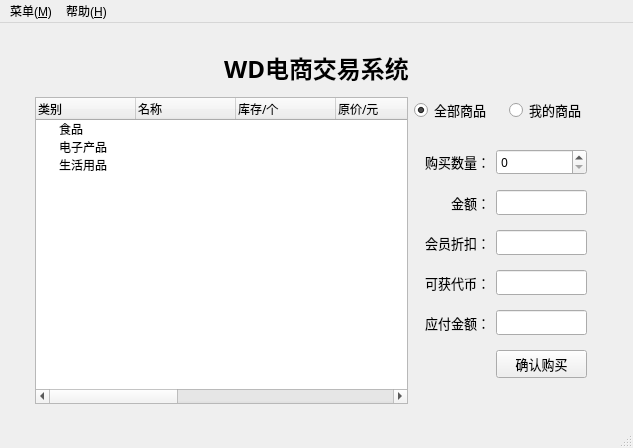
<?xml version="1.0" encoding="UTF-8"?>
<ui version="4.0">
 <class>MainWindow</class>
 <widget class="QMainWindow" name="MainWindow">
  <property name="geometry">
   <rect>
    <x>0</x>
    <y>0</y>
    <width>633</width>
    <height>448</height>
   </rect>
  </property>
  <property name="sizePolicy">
   <sizepolicy hsizetype="MinimumExpanding" vsizetype="MinimumExpanding">
    <horstretch>0</horstretch>
    <verstretch>0</verstretch>
   </sizepolicy>
  </property>
  <property name="minimumSize">
   <size>
    <width>600</width>
    <height>400</height>
   </size>
  </property>
  <property name="focusPolicy">
   <enum>Qt::StrongFocus</enum>
  </property>
  <property name="windowTitle">
   <string>WD_version1</string>
  </property>
  <widget class="QWidget" name="centralWidget">
   <property name="minimumSize">
    <size>
     <width>553</width>
     <height>378</height>
    </size>
   </property>
   <layout class="QGridLayout" name="gridLayout">
    <item row="0" column="0">
     <widget class="QStackedWidget" name="stackedWidget">
      <property name="sizePolicy">
       <sizepolicy hsizetype="Preferred" vsizetype="Preferred">
        <horstretch>0</horstretch>
        <verstretch>0</verstretch>
       </sizepolicy>
      </property>
      <property name="minimumSize">
       <size>
        <width>535</width>
        <height>360</height>
       </size>
      </property>
      <property name="font">
       <font>
        <family>微软雅黑</family>
       </font>
      </property>
      <property name="autoFillBackground">
       <bool>false</bool>
      </property>
      <property name="currentIndex">
       <number>2</number>
      </property>
      <widget class="QWidget" name="loginPage">
       <layout class="QGridLayout" name="gridLayout_2" rowstretch="8,1,3,1,1,1,1,8" columnstretch="6,2,2,1,2,8">
        <item row="0" column="3">
         <spacer name="verticalSpacer">
          <property name="font">
           <font>
            <family>微软雅黑</family>
           </font>
          </property>
          <property name="orientation">
           <enum>Qt::Vertical</enum>
          </property>
          <property name="sizeHint" stdset="0">
           <size>
            <width>20</width>
            <height>109</height>
           </size>
          </property>
         </spacer>
        </item>
        <item row="2" column="3">
         <spacer name="verticalSpacer_2">
          <property name="font">
           <font>
            <family>微软雅黑</family>
           </font>
          </property>
          <property name="orientation">
           <enum>Qt::Vertical</enum>
          </property>
          <property name="sizeHint" stdset="0">
           <size>
            <width>20</width>
            <height>53</height>
           </size>
          </property>
         </spacer>
        </item>
        <item row="3" column="2" colspan="3">
         <widget class="QLineEdit" name="lineEdit_user_login">
          <property name="font">
           <font>
            <family>微软雅黑</family>
           </font>
          </property>
         </widget>
        </item>
        <item row="4" column="0">
         <spacer name="horizontalSpacer">
          <property name="font">
           <font>
            <family>微软雅黑</family>
           </font>
          </property>
          <property name="orientation">
           <enum>Qt::Horizontal</enum>
          </property>
          <property name="sizeHint" stdset="0">
           <size>
            <width>178</width>
            <height>20</height>
           </size>
          </property>
         </spacer>
        </item>
        <item row="4" column="1">
         <widget class="QLabel" name="label_pwd_login">
          <property name="font">
           <font>
            <family>微软雅黑</family>
           </font>
          </property>
          <property name="text">
           <string>密码：</string>
          </property>
          <property name="alignment">
           <set>Qt::AlignRight|Qt::AlignTrailing|Qt::AlignVCenter</set>
          </property>
         </widget>
        </item>
        <item row="4" column="2" colspan="3">
         <widget class="QLineEdit" name="lineEdit_pwd_login">
          <property name="font">
           <font>
            <family>微软雅黑</family>
           </font>
          </property>
          <property name="echoMode">
           <enum>QLineEdit::Password</enum>
          </property>
         </widget>
        </item>
        <item row="4" column="5">
         <spacer name="horizontalSpacer_2">
          <property name="font">
           <font>
            <family>微软雅黑</family>
           </font>
          </property>
          <property name="orientation">
           <enum>Qt::Horizontal</enum>
          </property>
          <property name="sizeHint" stdset="0">
           <size>
            <width>178</width>
            <height>20</height>
           </size>
          </property>
         </spacer>
        </item>
        <item row="5" column="2">
         <widget class="QPushButton" name="pushButton_login">
          <property name="enabled">
           <bool>false</bool>
          </property>
          <property name="font">
           <font>
            <family>微软雅黑</family>
           </font>
          </property>
          <property name="text">
           <string>登录</string>
          </property>
         </widget>
        </item>
        <item row="5" column="3">
         <spacer name="horizontalSpacer_4">
          <property name="font">
           <font>
            <family>微软雅黑</family>
           </font>
          </property>
          <property name="orientation">
           <enum>Qt::Horizontal</enum>
          </property>
          <property name="sizeHint" stdset="0">
           <size>
            <width>39</width>
            <height>20</height>
           </size>
          </property>
         </spacer>
        </item>
        <item row="5" column="4">
         <widget class="QPushButton" name="pushButton_quit">
          <property name="font">
           <font>
            <family>微软雅黑</family>
           </font>
          </property>
          <property name="text">
           <string>退出</string>
          </property>
         </widget>
        </item>
        <item row="6" column="2" colspan="3">
         <widget class="QPushButton" name="pushButton_now">
          <property name="font">
           <font>
            <family>微软雅黑</family>
           </font>
          </property>
          <property name="text">
           <string>没有账号？ 点我注册</string>
          </property>
         </widget>
        </item>
        <item row="7" column="3">
         <spacer name="verticalSpacer_3">
          <property name="font">
           <font>
            <family>微软雅黑</family>
           </font>
          </property>
          <property name="orientation">
           <enum>Qt::Vertical</enum>
          </property>
          <property name="sizeHint" stdset="0">
           <size>
            <width>20</width>
            <height>70</height>
           </size>
          </property>
         </spacer>
        </item>
        <item row="1" column="2" colspan="3">
         <widget class="QLabel" name="label_head_0">
          <property name="font">
           <font>
            <family>微软雅黑</family>
            <pointsize>18</pointsize>
            <weight>75</weight>
            <bold>true</bold>
           </font>
          </property>
          <property name="text">
           <string>WD电商交易系统</string>
          </property>
          <property name="alignment">
           <set>Qt::AlignCenter</set>
          </property>
         </widget>
        </item>
        <item row="3" column="1">
         <widget class="QLabel" name="label_user_login">
          <property name="font">
           <font>
            <family>微软雅黑</family>
           </font>
          </property>
          <property name="text">
           <string>用户名：</string>
          </property>
          <property name="alignment">
           <set>Qt::AlignRight|Qt::AlignTrailing|Qt::AlignVCenter</set>
          </property>
         </widget>
        </item>
       </layout>
      </widget>
      <widget class="QWidget" name="registerPage">
       <layout class="QGridLayout" name="gridLayout_3" rowstretch="8,1,3,1,1,1,1,8,8" columnstretch="6,2,2,1,2,8">
        <item row="0" column="3">
         <spacer name="verticalSpacer_6">
          <property name="orientation">
           <enum>Qt::Vertical</enum>
          </property>
          <property name="sizeHint" stdset="0">
           <size>
            <width>20</width>
            <height>72</height>
           </size>
          </property>
         </spacer>
        </item>
        <item row="1" column="2" colspan="3">
         <widget class="QLabel" name="label_head_1">
          <property name="font">
           <font>
            <family>微软雅黑</family>
            <pointsize>18</pointsize>
            <weight>75</weight>
            <bold>true</bold>
           </font>
          </property>
          <property name="text">
           <string>WD电商交易系统</string>
          </property>
          <property name="alignment">
           <set>Qt::AlignCenter</set>
          </property>
         </widget>
        </item>
        <item row="2" column="3">
         <spacer name="verticalSpacer_4">
          <property name="font">
           <font>
            <family>微软雅黑</family>
           </font>
          </property>
          <property name="orientation">
           <enum>Qt::Vertical</enum>
          </property>
          <property name="sizeHint" stdset="0">
           <size>
            <width>20</width>
            <height>25</height>
           </size>
          </property>
         </spacer>
        </item>
        <item row="3" column="1">
         <widget class="QLabel" name="label_user_register">
          <property name="text">
           <string>用户名：</string>
          </property>
          <property name="alignment">
           <set>Qt::AlignRight|Qt::AlignTrailing|Qt::AlignVCenter</set>
          </property>
         </widget>
        </item>
        <item row="3" column="2" colspan="3">
         <widget class="QLineEdit" name="lineEdit_user_register"/>
        </item>
        <item row="4" column="0">
         <spacer name="horizontalSpacer_8">
          <property name="orientation">
           <enum>Qt::Horizontal</enum>
          </property>
          <property name="sizeHint" stdset="0">
           <size>
            <width>124</width>
            <height>20</height>
           </size>
          </property>
         </spacer>
        </item>
        <item row="4" column="1">
         <widget class="QLabel" name="label_pwd_register">
          <property name="text">
           <string>密码：</string>
          </property>
          <property name="alignment">
           <set>Qt::AlignRight|Qt::AlignTrailing|Qt::AlignVCenter</set>
          </property>
         </widget>
        </item>
        <item row="4" column="2" colspan="3">
         <widget class="QLineEdit" name="lineEdit_pwd_register">
          <property name="echoMode">
           <enum>QLineEdit::Password</enum>
          </property>
         </widget>
        </item>
        <item row="4" column="5">
         <spacer name="horizontalSpacer_9">
          <property name="orientation">
           <enum>Qt::Horizontal</enum>
          </property>
          <property name="sizeHint" stdset="0">
           <size>
            <width>167</width>
            <height>20</height>
           </size>
          </property>
         </spacer>
        </item>
        <item row="5" column="1">
         <widget class="QLabel" name="label_pwd_repeat">
          <property name="text">
           <string>重复：</string>
          </property>
          <property name="alignment">
           <set>Qt::AlignRight|Qt::AlignTrailing|Qt::AlignVCenter</set>
          </property>
         </widget>
        </item>
        <item row="5" column="2" colspan="3">
         <widget class="QLineEdit" name="lineEdit_pwd_repeat">
          <property name="echoMode">
           <enum>QLineEdit::Password</enum>
          </property>
         </widget>
        </item>
        <item row="6" column="2">
         <widget class="QRadioButton" name="radioButton_buyer">
          <property name="text">
           <string>买家</string>
          </property>
          <property name="checked">
           <bool>true</bool>
          </property>
          <attribute name="buttonGroup">
           <string notr="true">buttonGroup</string>
          </attribute>
         </widget>
        </item>
        <item row="6" column="3">
         <spacer name="horizontalSpacer_6">
          <property name="font">
           <font>
            <family>微软雅黑</family>
           </font>
          </property>
          <property name="orientation">
           <enum>Qt::Horizontal</enum>
          </property>
          <property name="sizeHint" stdset="0">
           <size>
            <width>24</width>
            <height>20</height>
           </size>
          </property>
         </spacer>
        </item>
        <item row="6" column="4">
         <widget class="QRadioButton" name="radioButton_seller">
          <property name="text">
           <string>卖家</string>
          </property>
          <attribute name="buttonGroup">
           <string notr="true">buttonGroup</string>
          </attribute>
         </widget>
        </item>
        <item row="7" column="2">
         <widget class="QPushButton" name="pushButton_register">
          <property name="enabled">
           <bool>false</bool>
          </property>
          <property name="text">
           <string>注册</string>
          </property>
         </widget>
        </item>
        <item row="7" column="3">
         <spacer name="horizontalSpacer_7">
          <property name="font">
           <font>
            <family>微软雅黑</family>
           </font>
          </property>
          <property name="orientation">
           <enum>Qt::Horizontal</enum>
          </property>
          <property name="sizeHint" stdset="0">
           <size>
            <width>24</width>
            <height>20</height>
           </size>
          </property>
         </spacer>
        </item>
        <item row="7" column="4">
         <widget class="QPushButton" name="pushButton_back">
          <property name="text">
           <string>返回</string>
          </property>
         </widget>
        </item>
        <item row="8" column="3">
         <spacer name="verticalSpacer_5">
          <property name="orientation">
           <enum>Qt::Vertical</enum>
          </property>
          <property name="sizeHint" stdset="0">
           <size>
            <width>20</width>
            <height>40</height>
           </size>
          </property>
         </spacer>
        </item>
       </layout>
      </widget>
      <widget class="QWidget" name="mainPage">
       <layout class="QGridLayout" name="gridLayout_5" rowstretch="1,1,6" columnstretch="1,28,2,2,1">
        <item row="0" column="1" colspan="3">
         <widget class="QLabel" name="label_head_2">
          <property name="font">
           <font>
            <family>微软雅黑</family>
            <pointsize>18</pointsize>
            <weight>75</weight>
            <bold>true</bold>
           </font>
          </property>
          <property name="text">
           <string>WD电商交易系统</string>
          </property>
          <property name="alignment">
           <set>Qt::AlignCenter</set>
          </property>
         </widget>
        </item>
        <item row="1" column="1" rowspan="2">
         <widget class="QTreeWidget" name="treeWidget">
          <property name="rootIsDecorated">
           <bool>true</bool>
          </property>
          <property name="sortingEnabled">
           <bool>false</bool>
          </property>
          <attribute name="headerHighlightSections">
           <bool>false</bool>
          </attribute>
          <column>
           <property name="text">
            <string>类别</string>
           </property>
          </column>
          <column>
           <property name="text">
            <string>名称</string>
           </property>
          </column>
          <column>
           <property name="text">
            <string>库存/个</string>
           </property>
          </column>
          <column>
           <property name="text">
            <string>原价/元</string>
           </property>
          </column>
          <column>
           <property name="text">
            <string>现价/元</string>
           </property>
          </column>
          <column>
           <property name="text">
            <string>卖家</string>
           </property>
          </column>
          <column>
           <property name="text">
            <string>生产日期</string>
           </property>
          </column>
          <column>
           <property name="text">
            <string>有效期</string>
           </property>
          </column>
          <column>
           <property name="text">
            <string>降价期</string>
           </property>
          </column>
          <column>
           <property name="text">
            <string>降价因子</string>
           </property>
          </column>
          <item>
           <property name="text">
            <string>食品</string>
           </property>
           <property name="text">
            <string/>
           </property>
           <property name="text">
            <string/>
           </property>
           <property name="text">
            <string/>
           </property>
           <property name="text">
            <string/>
           </property>
           <property name="text">
            <string/>
           </property>
           <property name="text">
            <string/>
           </property>
           <property name="text">
            <string/>
           </property>
           <property name="text">
            <string/>
           </property>
           <property name="text">
            <string/>
           </property>
          </item>
          <item>
           <property name="text">
            <string>电子产品</string>
           </property>
           <property name="text">
            <string/>
           </property>
           <property name="text">
            <string/>
           </property>
           <property name="text">
            <string/>
           </property>
           <property name="text">
            <string/>
           </property>
           <property name="text">
            <string/>
           </property>
           <property name="text">
            <string/>
           </property>
           <property name="text">
            <string/>
           </property>
           <property name="text">
            <string/>
           </property>
           <property name="text">
            <string/>
           </property>
          </item>
          <item>
           <property name="text">
            <string>生活用品</string>
           </property>
           <property name="text">
            <string/>
           </property>
           <property name="text">
            <string/>
           </property>
           <property name="text">
            <string/>
           </property>
           <property name="text">
            <string/>
           </property>
           <property name="text">
            <string/>
           </property>
           <property name="text">
            <string/>
           </property>
           <property name="text">
            <string/>
           </property>
           <property name="text">
            <string/>
           </property>
           <property name="text">
            <string/>
           </property>
          </item>
         </widget>
        </item>
        <item row="1" column="2">
         <widget class="QRadioButton" name="radioButton">
          <property name="font">
           <font>
            <pointsize>10</pointsize>
           </font>
          </property>
          <property name="text">
           <string>全部商品</string>
          </property>
          <property name="checked">
           <bool>true</bool>
          </property>
          <attribute name="buttonGroup">
           <string notr="true">buttonGroup_2</string>
          </attribute>
         </widget>
        </item>
        <item row="1" column="3">
         <widget class="QRadioButton" name="radioButton_2">
          <property name="font">
           <font>
            <pointsize>10</pointsize>
           </font>
          </property>
          <property name="text">
           <string>我的商品</string>
          </property>
          <attribute name="buttonGroup">
           <string notr="true">buttonGroup_2</string>
          </attribute>
         </widget>
        </item>
        <item row="2" column="0">
         <spacer name="horizontalSpacer_3">
          <property name="orientation">
           <enum>Qt::Horizontal</enum>
          </property>
          <property name="sizeHint" stdset="0">
           <size>
            <width>22</width>
            <height>20</height>
           </size>
          </property>
         </spacer>
        </item>
        <item row="2" column="2" colspan="2">
         <widget class="QStackedWidget" name="stackedWidget_2">
          <property name="currentIndex">
           <number>0</number>
          </property>
          <widget class="QWidget" name="page_buyer">
           <layout class="QGridLayout" name="gridLayout_4" columnstretch="1,1,0">
            <item row="0" column="2">
             <widget class="QSpinBox" name="spinBox_buyer">
              <property name="readOnly">
               <bool>false</bool>
              </property>
             </widget>
            </item>
            <item row="0" column="0">
             <widget class="QLabel" name="label_amount">
              <property name="font">
               <font>
                <family>微软雅黑</family>
                <pointsize>10</pointsize>
                <weight>50</weight>
                <bold>false</bold>
               </font>
              </property>
              <property name="text">
               <string>购买数量：</string>
              </property>
              <property name="alignment">
               <set>Qt::AlignRight|Qt::AlignTrailing|Qt::AlignVCenter</set>
              </property>
             </widget>
            </item>
            <item row="1" column="0">
             <widget class="QLabel" name="label_price">
              <property name="font">
               <font>
                <family>微软雅黑</family>
                <pointsize>10</pointsize>
                <weight>50</weight>
                <bold>false</bold>
               </font>
              </property>
              <property name="text">
               <string>金额：</string>
              </property>
              <property name="alignment">
               <set>Qt::AlignRight|Qt::AlignTrailing|Qt::AlignVCenter</set>
              </property>
             </widget>
            </item>
            <item row="1" column="2">
             <widget class="QLineEdit" name="lineEdit_price">
              <property name="readOnly">
               <bool>true</bool>
              </property>
             </widget>
            </item>
            <item row="2" column="0">
             <widget class="QLabel" name="label_discount">
              <property name="font">
               <font>
                <family>微软雅黑</family>
                <pointsize>10</pointsize>
               </font>
              </property>
              <property name="text">
               <string>会员折扣：</string>
              </property>
              <property name="alignment">
               <set>Qt::AlignRight|Qt::AlignTrailing|Qt::AlignVCenter</set>
              </property>
             </widget>
            </item>
            <item row="3" column="0">
             <widget class="QLabel" name="label_token">
              <property name="font">
               <font>
                <family>微软雅黑</family>
                <pointsize>10</pointsize>
               </font>
              </property>
              <property name="text">
               <string>可获代币：</string>
              </property>
              <property name="alignment">
               <set>Qt::AlignRight|Qt::AlignTrailing|Qt::AlignVCenter</set>
              </property>
             </widget>
            </item>
            <item row="4" column="0">
             <widget class="QLabel" name="label_real">
              <property name="font">
               <font>
                <family>微软雅黑</family>
                <pointsize>10</pointsize>
               </font>
              </property>
              <property name="text">
               <string>应付金额：</string>
              </property>
              <property name="alignment">
               <set>Qt::AlignRight|Qt::AlignTrailing|Qt::AlignVCenter</set>
              </property>
             </widget>
            </item>
            <item row="5" column="2">
             <widget class="QPushButton" name="pushButton_buy">
              <property name="font">
               <font>
                <family>微软雅黑</family>
                <pointsize>10</pointsize>
               </font>
              </property>
              <property name="text">
               <string>确认购买</string>
              </property>
              <property name="checkable">
               <bool>false</bool>
              </property>
             </widget>
            </item>
            <item row="2" column="2">
             <widget class="QLineEdit" name="lineEdit_discount">
              <property name="readOnly">
               <bool>true</bool>
              </property>
             </widget>
            </item>
            <item row="3" column="2">
             <widget class="QLineEdit" name="lineEdit_token">
              <property name="readOnly">
               <bool>true</bool>
              </property>
             </widget>
            </item>
            <item row="4" column="2">
             <widget class="QLineEdit" name="lineEdit_real">
              <property name="readOnly">
               <bool>true</bool>
              </property>
             </widget>
            </item>
           </layout>
          </widget>
          <widget class="QWidget" name="page_seller">
           <layout class="QGridLayout" name="gridLayout_6">
            <item row="0" column="0">
             <widget class="QLabel" name="label_in">
              <property name="font">
               <font>
                <family>微软雅黑</family>
                <pointsize>10</pointsize>
               </font>
              </property>
              <property name="text">
               <string>进货数量：</string>
              </property>
              <property name="alignment">
               <set>Qt::AlignRight|Qt::AlignTrailing|Qt::AlignVCenter</set>
              </property>
             </widget>
            </item>
            <item row="0" column="1">
             <widget class="QSpinBox" name="spinBox_seller">
              <property name="readOnly">
               <bool>false</bool>
              </property>
             </widget>
            </item>
            <item row="1" column="0">
             <widget class="QLabel" name="label_unit">
              <property name="font">
               <font>
                <family>微软雅黑</family>
                <pointsize>10</pointsize>
               </font>
              </property>
              <property name="text">
               <string>单价：</string>
              </property>
              <property name="alignment">
               <set>Qt::AlignRight|Qt::AlignTrailing|Qt::AlignVCenter</set>
              </property>
             </widget>
            </item>
            <item row="1" column="1">
             <widget class="QLineEdit" name="lineEdit_unit">
              <property name="text">
               <string>0.0</string>
              </property>
             </widget>
            </item>
            <item row="2" column="0">
             <widget class="QLabel" name="label_produce">
              <property name="font">
               <font>
                <family>微软雅黑</family>
                <pointsize>10</pointsize>
               </font>
              </property>
              <property name="text">
               <string>生产日期：</string>
              </property>
              <property name="alignment">
               <set>Qt::AlignRight|Qt::AlignTrailing|Qt::AlignVCenter</set>
              </property>
             </widget>
            </item>
            <item row="2" column="1">
             <widget class="QDateEdit" name="dateEdit_produce">
              <property name="displayFormat">
               <string>yyyy/M/d</string>
              </property>
              <property name="date">
               <date>
                <year>2014</year>
                <month>1</month>
                <day>1</day>
               </date>
              </property>
             </widget>
            </item>
            <item row="3" column="0">
             <widget class="QLabel" name="label_validity">
              <property name="font">
               <font>
                <family>微软雅黑</family>
                <pointsize>10</pointsize>
               </font>
              </property>
              <property name="text">
               <string>有效期：</string>
              </property>
              <property name="alignment">
               <set>Qt::AlignRight|Qt::AlignTrailing|Qt::AlignVCenter</set>
              </property>
             </widget>
            </item>
            <item row="3" column="1">
             <widget class="QDateEdit" name="dateEdit_validity">
              <property name="displayFormat">
               <string>yyyy/M/d</string>
              </property>
              <property name="date">
               <date>
                <year>2014</year>
                <month>1</month>
                <day>1</day>
               </date>
              </property>
             </widget>
            </item>
            <item row="4" column="0">
             <widget class="QLabel" name="label_reduce">
              <property name="font">
               <font>
                <family>微软雅黑</family>
                <pointsize>10</pointsize>
               </font>
              </property>
              <property name="text">
               <string>降价期：</string>
              </property>
              <property name="alignment">
               <set>Qt::AlignRight|Qt::AlignTrailing|Qt::AlignVCenter</set>
              </property>
             </widget>
            </item>
            <item row="4" column="1">
             <widget class="QDateEdit" name="dateEdit_reduce">
              <property name="displayFormat">
               <string>yyyy/M/d</string>
              </property>
              <property name="date">
               <date>
                <year>2014</year>
                <month>1</month>
                <day>1</day>
               </date>
              </property>
             </widget>
            </item>
            <item row="5" column="0">
             <widget class="QLabel" name="label">
              <property name="font">
               <font>
                <pointsize>10</pointsize>
               </font>
              </property>
              <property name="text">
               <string>降价因子：</string>
              </property>
             </widget>
            </item>
            <item row="5" column="1">
             <widget class="QDoubleSpinBox" name="doubleSpinBox"/>
            </item>
            <item row="6" column="1">
             <widget class="QPushButton" name="pushButton_in">
              <property name="font">
               <font>
                <family>微软雅黑</family>
                <pointsize>10</pointsize>
               </font>
              </property>
              <property name="text">
               <string>确认进货</string>
              </property>
              <property name="checkable">
               <bool>false</bool>
              </property>
             </widget>
            </item>
           </layout>
          </widget>
         </widget>
        </item>
        <item row="2" column="4">
         <spacer name="horizontalSpacer_5">
          <property name="orientation">
           <enum>Qt::Horizontal</enum>
          </property>
          <property name="sizeHint" stdset="0">
           <size>
            <width>22</width>
            <height>20</height>
           </size>
          </property>
         </spacer>
        </item>
       </layout>
      </widget>
      <widget class="QWidget" name="userPage"/>
     </widget>
    </item>
   </layout>
  </widget>
  <widget class="QMenuBar" name="menuBar">
   <property name="geometry">
    <rect>
     <x>0</x>
     <y>0</y>
     <width>633</width>
     <height>23</height>
    </rect>
   </property>
   <widget class="QMenu" name="menu">
    <property name="title">
     <string>菜单(&amp;M)</string>
    </property>
    <addaction name="action_user"/>
    <addaction name="action_logout"/>
    <addaction name="separator"/>
    <addaction name="action_exit"/>
   </widget>
   <widget class="QMenu" name="help">
    <property name="title">
     <string>帮助(&amp;H)</string>
    </property>
    <addaction name="action_help"/>
    <addaction name="action_about"/>
    <addaction name="separator"/>
    <addaction name="action_Qt"/>
   </widget>
   <addaction name="menu"/>
   <addaction name="help"/>
  </widget>
  <widget class="QStatusBar" name="statusBar"/>
  <action name="action_user">
   <property name="text">
    <string>账户管理(&amp;C)</string>
   </property>
  </action>
  <action name="action_logout">
   <property name="text">
    <string>退出登陆(&amp;W)</string>
   </property>
  </action>
  <action name="action_exit">
   <property name="text">
    <string>退出系统(&amp;Q)</string>
   </property>
  </action>
  <action name="action_help">
   <property name="text">
    <string>帮助(&amp;H)</string>
   </property>
  </action>
  <action name="action_about">
   <property name="text">
    <string>关于(&amp;A)</string>
   </property>
  </action>
  <action name="action_Qt">
   <property name="text">
    <string>关于Qt</string>
   </property>
  </action>
 </widget>
 <layoutdefault spacing="6" margin="11"/>
 <tabstops>
  <tabstop>lineEdit_user_login</tabstop>
  <tabstop>lineEdit_pwd_login</tabstop>
  <tabstop>pushButton_login</tabstop>
  <tabstop>pushButton_now</tabstop>
  <tabstop>pushButton_quit</tabstop>
  <tabstop>lineEdit_user_register</tabstop>
  <tabstop>lineEdit_pwd_register</tabstop>
  <tabstop>lineEdit_pwd_repeat</tabstop>
  <tabstop>radioButton_buyer</tabstop>
  <tabstop>radioButton_seller</tabstop>
  <tabstop>pushButton_register</tabstop>
  <tabstop>pushButton_back</tabstop>
  <tabstop>treeWidget</tabstop>
  <tabstop>spinBox_buyer</tabstop>
  <tabstop>pushButton_buy</tabstop>
  <tabstop>spinBox_seller</tabstop>
  <tabstop>lineEdit_unit</tabstop>
  <tabstop>dateEdit_produce</tabstop>
  <tabstop>dateEdit_validity</tabstop>
  <tabstop>dateEdit_reduce</tabstop>
  <tabstop>pushButton_in</tabstop>
  <tabstop>lineEdit_discount</tabstop>
  <tabstop>lineEdit_token</tabstop>
  <tabstop>lineEdit_real</tabstop>
  <tabstop>lineEdit_price</tabstop>
 </tabstops>
 <resources/>
 <connections/>
 <buttongroups>
  <buttongroup name="buttonGroup_2"/>
  <buttongroup name="buttonGroup"/>
 </buttongroups>
</ui>
